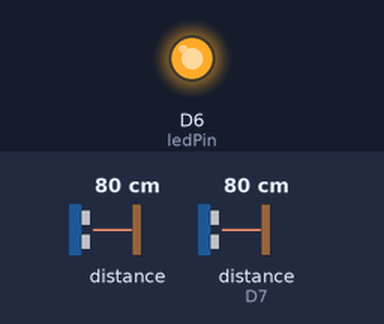
Bench run of a sketch on a simulated ESP8266 (NodeMCU). Parts: output pins drawn as LEDs (lit = HIGH). Wiring (inferred from the names in the program): 2 × ultrasonic range finder: trigger D1, echo D3 / trigger D8, echo D7. Inputs (shaded band) come from the test bench; at power-on: distance to the obstacle 80 cm, distance to the obstacle (sensor on D7) 80 cm. The echo pulse lasts 58.3 µs per cm; pins used as bus, display or sensor lines are not drawn; what the sketch prints to the serial monitor is not drawn.

Above: at 0.1 s.
Timing chart, 0 to 1.6 s (numbered marks = the images above):
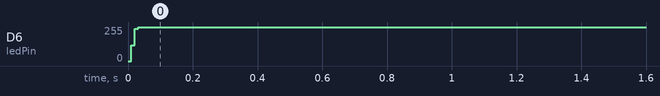

The sketch:

2capteursvers1LED.ino
```cpp
int TriggerPIN1 = D8;
int EchoPIN1 = D7;
int TriggerPIN2 = D1;
int EchoPIN2 = D3;
int ledPin = D6;
int inputValue1 = 0;//variable to store the value coming from sensor
int outputValue1 = 0;//variable to store the output value
int inputValue2 = 0;//variable to store the value coming from sensor
int outputValue2 = 0;//variable to store the output value
int moy = 0;
int distObjet = 0;
int inputValue = 0;//variable to store the value coming from sensor
int outputValue = 0;//variable to store the output value
int myArray[5] = {0,0,0,0,0};
int monCompteur = 0;
int monTotal = 0;
int maMoy = 0;
int maLimite = 0;

void setup(){
  pinMode(TriggerPIN1,OUTPUT);
  pinMode(EchoPIN2,INPUT);
  pinMode(TriggerPIN2,OUTPUT);
  pinMode(EchoPIN2,INPUT);
  Serial.begin(115200);
  }

void loop(){
  digitalWrite(TriggerPIN1,LOW);
  delayMicroseconds(2);
  digitalWrite(TriggerPIN1,HIGH);
  delayMicroseconds(2);
  digitalWrite(TriggerPIN1,LOW);

  long timedelay = pulseIn(EchoPIN1,HIGH);
  int distance1 = 0.0343 * (timedelay/2);

  Serial.print("Sensor 1 : ");
  Serial.println(distance1);

  delayMicroseconds(60);

  digitalWrite(TriggerPIN2,LOW);
  delayMicroseconds(2);
  digitalWrite(TriggerPIN2,HIGH);
  delayMicroseconds(2);
  digitalWrite(TriggerPIN2,LOW);

  long td = pulseIn(EchoPIN2,HIGH);
  int distance2 = 0.0343 * (td/2);

  Serial.print("Sensor 2 : ");
  Serial.println(distance2);

 int inputValue1 = distance1;
 int outputValue1 = map(inputValue1, 10, 2300, 0, 20000);
 int inputValue2 = distance2;
 int outputValue2 = map(inputValue2, 10, 2300, 0, 20000);

 moy = (outputValue1 + outputValue2) /2;

  myArray[monCompteur] = moy;

  // calcul de la moyenne
  for (int i = 0; i< 5; i = i+1){
    monTotal = myArray[i] + monTotal;
  }

  maMoy = monTotal / 5; // myArray.length fonction prédéfinie qui donne le nombre d'éléments dans un tableau

  monCompteur = monCompteur + 1;
  if (monCompteur == 5){
    monCompteur = 0;
  }

 monTotal = 0;


  analogWrite(ledPin,maMoy);
  }
```

Measured:
- by itself, D6 (ledPin): 0/255 → 255/255 at 0.01 s
